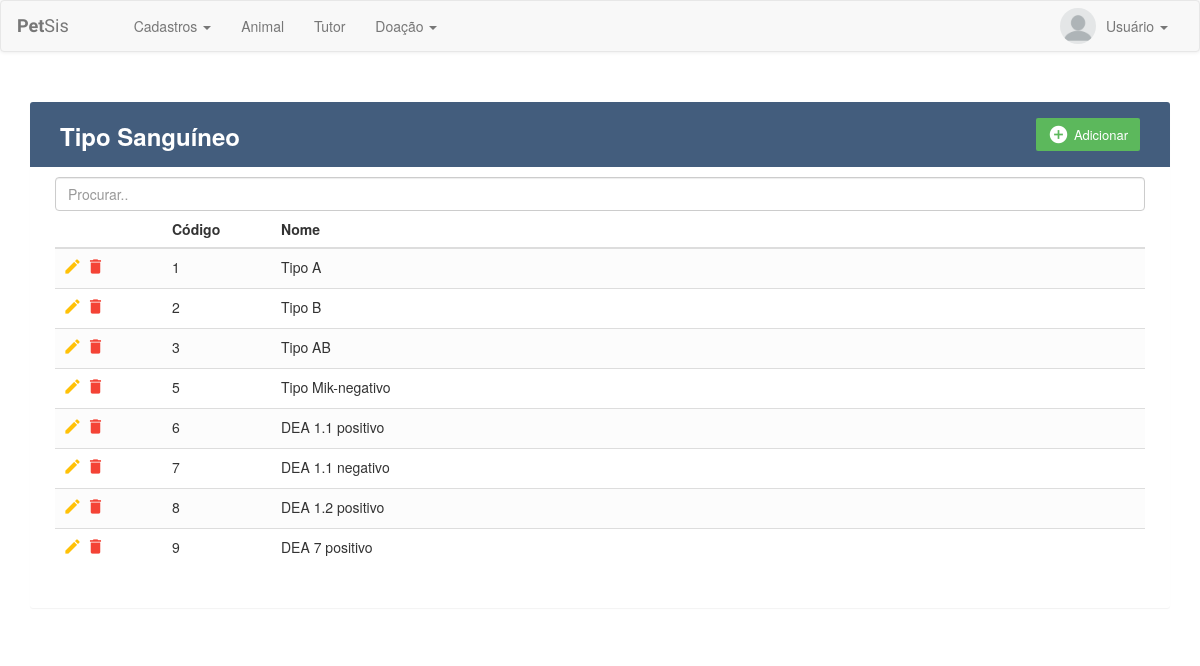
Page /tipoSanguineo_Form.php on the committed database.
### tables this page shows
CREATE TABLE `tiposanguineo` (
  `codigo` int NOT NULL AUTO_INCREMENT,
  `nome` varchar(20) NOT NULL,
  PRIMARY KEY (`codigo`)
);

### BDO/tipoSanguineo/tipoSanguineo_select.php (called while the page is built)
<?php
	require_once __DIR__ . '/../_bootstrap.php';
	try{
		$stmt = $pdo->prepare('SELECT * FROM tiposanguineo');
		$stmt->execute();
	}
	catch(PDOException $e) {
		echo 'Error: ' . $e -> getMessage();
	}

### tipoSanguineo_Form.php (the view, shortened to what this page needs)
<!DOCTYPE html>
<html lang="en">
<head>
    <link rel="stylesheet" href="https://maxcdn.bootstrapcdn.com/font-awesome/4.7.0/css/font-awesome.min.css">
    <link rel="stylesheet" href="https://maxcdn.bootstrapcdn.com/bootstrap/3.3.7/css/bootstrap.min.css">
    <link href="css/style.css" rel="stylesheet">
    <link rel="stylesheet" href="https://maxcdn.bootstrapcdn.com/bootstrap/3.4.1/css/bootstrap.min.css">
</head>
<body>
    <div class="container">
        <div class="table-wrapper">
            <div class="table-title">
                <div class="row">
                    <div class="col-sm-6">
                        <h2><b>Tipo Sanguíneo</b></h2>
                    </div>
                    <div class="col-sm-6">
                        <a href="" class="adcBtn btn btn-success" data-toggle="modal"><i class="material-icons">&#xE147;</i> <span>Adicionar</span></a>
                    </div>
                </div>
            </div>
            <input class="form-control" id="myInput" type="text" placeholder="Procurar..">
            <table class="table table-striped table-hover">
                <thead>
                    <tr>
                        <th width="10%">
                        </th>
                        <th width="10%">Código</th>
                        <th width="90%">Nome</th>
                    </tr>
                </thead>
                <tbody id="myTable">
                    <?php
                	 include("BDO/tipoSanguineo/tipoSanguineo_select.php");
                     $result = $stmt->fetchAll();
                     foreach ($result as $value) {
                    ?>
                    <tr class="trCad">
                        <td width="10%">
                            <a href="" class="editbtn edit" data-toggle="modal"><i class="material-icons" data-toggle="tooltip" title="Editar">&#xE254;</i></a>
                            <a href="" class="delbtn delete" data-toggle="modal"><i class="material-icons" data-toggle="tooltip" title="Excluir">&#xE872;</i></a>
                        </td>
                        <td width="10%"><?php echo $value['codigo']; ?></td>
                        <td width="90%"><?php echo $value['nome']; ?></td>
                    </tr>
                    <?php } ?>
                </tbody>
            </table>
        </div>
    </div>
</body>
</html>

### css/style.css (style rules this page uses)
.navbar-header.col { padding: 0 !important; }
.navbar { background: #fff; padding-left: 16px; padding-right: 16px; border-bottom: 1px solid #d6d6d6; box-shadow: 0 0 4px rgba(0, 0, 0, .1); }
.nav-link img { border-radius: 50%; width: 36px; height: 36px; margin: -8px 0; float: left; margin-right: 10px; }
.navbar .navbar-brand { color: #555; padding-left: 0; padding-right: 50px; font-family: 'Merienda One', sans-serif; }
body { color: #566787; background: #f5f5f5; font-family: 'Varela Round', sans-serif; font-size: 13px; }
.table-wrapper { background: #fff; padding: 20px 25px; margin: 30px 0; border-radius: 3px; box-shadow: 0 1px 1px rgba(0, 0, 0, .05); }
.table-title { padding-bottom: 15px; background: #435d7d; color: #fff; padding: 16px 30px; margin: -20px -25px 10px; border-radius: 3px 3px 0 0; }
.table-title h2 { margin: 5px 0 0; font-size: 24px; }
.table-title .btn { color: #fff; float: right; font-size: 13px; border: none; min-width: 50px; border-radius: 2px; border: none; outline: none !important; margin-left: 10px; }
.table-title .btn i { float: left; font-size: 21px; margin-right: 5px; }
.table-title .btn span { float: left; margin-top: 2px; }
table.table tr th, table.table tr td { border-color: #e9e9e9; padding: 12px 15px; vertical-align: middle; }
table.table tr th:first-child { width: 60px; }
table.table tr th:last-child { width: 100px; }
table.table-striped tbody tr:nth-of-type(odd) { background-color: #fcfcfc; }
table.table td a { font-weight: bold; color: #566787; display: inline-block; text-decoration: none; outline: none !important; }
table.table td a.edit { color: #FFC107; }
table.table td a.delete { color: #F44336; }
table.table td i { font-size: 19px; }

### rows in the picture
tiposanguineo: codigo "1", nome "Tipo A"
tiposanguineo: codigo "2", nome "Tipo B"
tiposanguineo: codigo "3", nome "Tipo AB"
tiposanguineo: codigo "5", nome "Tipo Mik-negativo"
tiposanguineo: codigo "6", nome "DEA 1.1 positivo"
tiposanguineo: codigo "7", nome "DEA 1.1 negativo"
tiposanguineo: codigo "8", nome "DEA 1.2 positivo"
tiposanguineo: codigo "9", nome "DEA 7 positivo"
